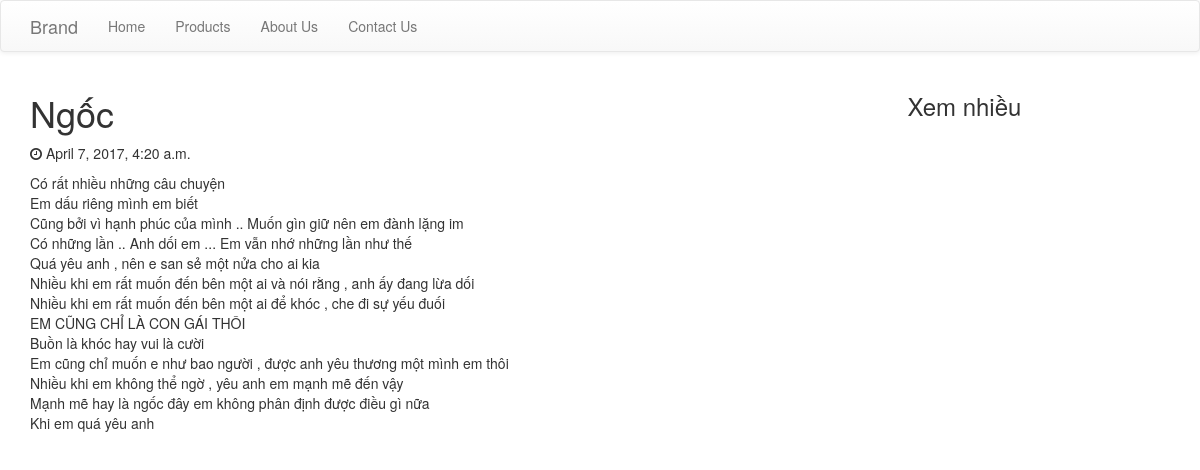
The app's page /post/1/ with its own data.
### blog/models.py (models this page shows, shortened)
class Post(models.Model):
    author = models.ForeignKey('auth.User')
    title = models.CharField(max_length=200)
    text = models.TextField()
    created_date = models.DateTimeField(
            default=timezone.now)
    published_date = models.DateTimeField(
            blank=True, null=True)

### blog/views.py (the view)
# urls.py: url(r'^post/(?P<pk>\d+)/$', views.post_detail, name='post_detail'),
def post_detail(request, pk):
    post = get_object_or_404(Post, pk=pk)
    return render(request, 'blog/post_detail.html', {'post': post})

### blog/templates/blog/post_detail.html (shortened to what this page needs)
{% extends 'blog/base.html' %}
{% block content %}
    <div class="post">
        <h1>{{ post.title }}</h1>
        {% if post.published_date %}
            <p class="date">
                <i class="fa fa-clock-o"></i>
                {{ post.published_date }}
            </p>
        {% endif %}
        <p>{{ post.text|linebreaksbr }}</p>
    </div>
{% endblock %}

### records on screen
Post: title "Ngốc", published_date "April 7, 2017, 4:20 a.m.", text "Có rất nhiều những câu chuyện Em dấu riêng mình em biết Cũng bởi vì hạnh phúc của mình .. Muốn gìn giữ nên em đành lặng im Có những lần .. Anh dối em ... Em vẫn nhớ những lần như thế Quá yêu anh , nên e san sẻ một nửa cho ai kia Nhiều khi em rất muốn đến bên một ai và nói rằng , anh ấy đang lừa dối Nhiều khi em rất muốn đến bên một ai để khóc , che đi sự yếu đuối EM CŨNG CHỈ LÀ CON GÁI THÔI Buồn là khóc hay vui là cười Em cũng chỉ muốn e như bao người , được anh yêu thương một mình em thôi Nhiều khi em không thể ngờ , yêu anh em mạnh mẽ đến vậy Mạnh mẽ hay là ngốc đây em không phân định được điều gì nữa Khi em quá yêu anh"
